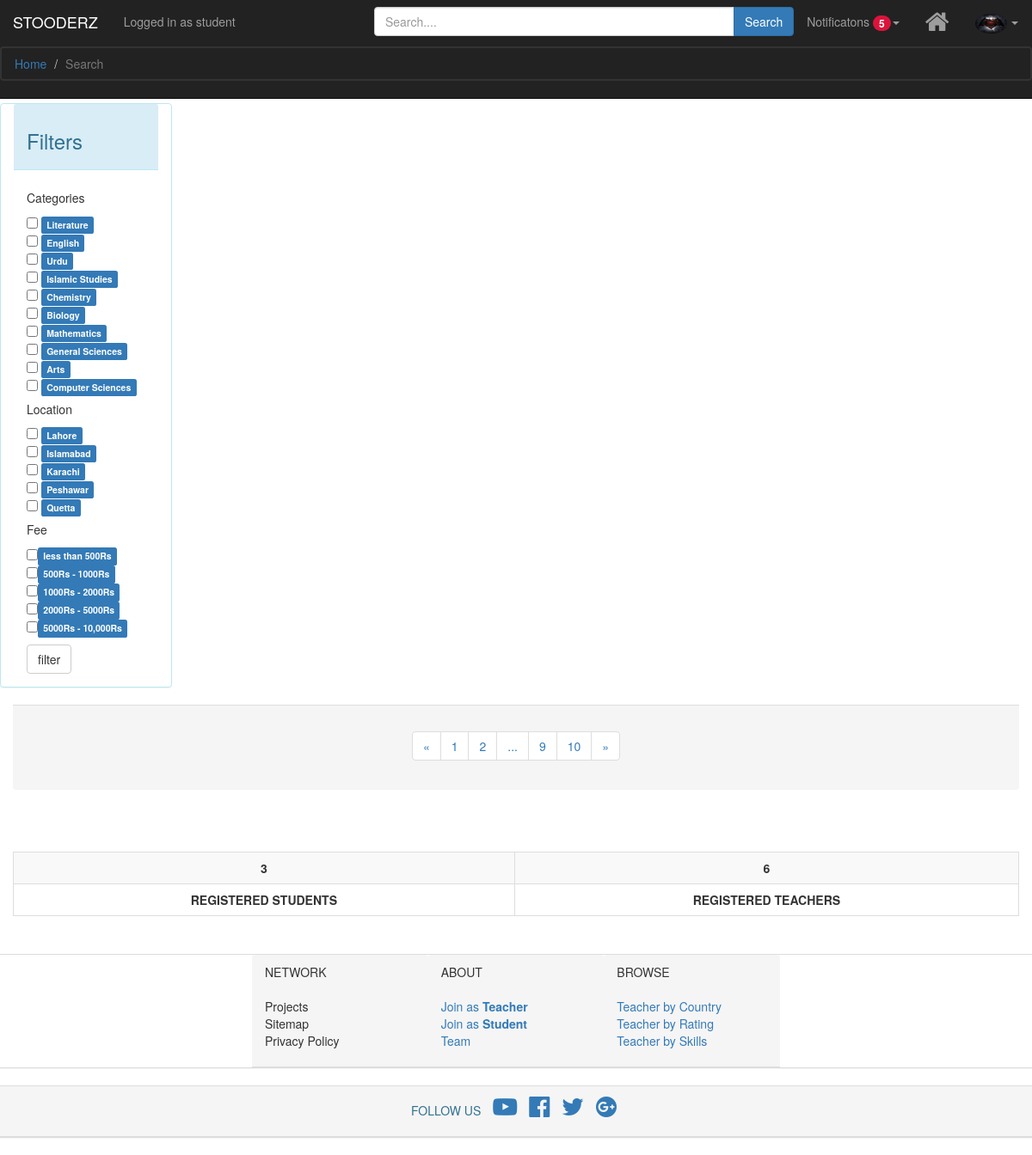
The page /Search.php (signed in) on the database its author committed.
### tables this page shows
CREATE TABLE IF NOT EXISTS `person` (
  `email` varchar(40) NOT NULL,
  `pwd` varchar(100) DEFAULT NULL,
  `fname` varchar(15) DEFAULT NULL,
  `lname` varchar(15) DEFAULT NULL,
  `city` varchar(20) DEFAULT NULL,
  `mobile_no` bigint(15) DEFAULT NULL,
  `facebook` varchar(50) DEFAULT NULL,
  `user_category` char(15) DEFAULT NULL,
  `account_status` char(15) NOT NULL DEFAULT 'inactive',
  PRIMARY KEY (`email`)
);

CREATE TABLE IF NOT EXISTS `category` (
  `categoryid` bigint(6) NOT NULL AUTO_INCREMENT,
  `category_title` varchar(40) DEFAULT NULL,
  PRIMARY KEY (`categoryid`)
);

CREATE TABLE IF NOT EXISTS `cities` (
  `id` int(6) unsigned NOT NULL,
  `city_name` varchar(50) NOT NULL,
  `country_name` varchar(50) NOT NULL
);

### utlities.php (called while the page is built)
<?php
function loggedIn(){
	if(isset($_SESSION['user']) and !empty($_SESSION['user'])){
		return true;
	}else{
		return false;
	}
}
 ?>

### Search.php (the view, shortened to what this page needs)
<!DOCTYPE html>
<html lang="en">
<head>
    <link rel="stylesheet" href="css/bootstrap/css/bootstrap.min.css">
    <link rel="stylesheet" href="css/font-awesome/css/font-awesome.min.css">
    <link rel="stylesheet" href="css/basic.css">
</head>
<body>
<?php
require 'connection.php';
include_once 'utlities.php';
if(loggedIn()){
     include 'navbar2.php';
}else{
	include 'navbar.php';
}
?>
    <div class="container-fluid " id="firstBump" style="margin-top:10%">
        <div class="row" id="mBody">
            <div class="col-md-2 panel panel-info hidden-xs hidden-md" id="lNav">
                <div class="panel-heading ">
                    <h3>Filters</h3>
                </div>
                <div class="panel-body">
                    <form>
                        <h5>Categories</h5>
                        <?php
                        $categoies = "SELECT `category_title` FROM `category`";
                        $cat_result = mysqli_query($connection,$categoies);
                        while($row = mysqli_fetch_assoc($cat_result)) {
                        ?>
                        <div>
                            <input type="checkbox" name = "category" value="<?php echo $row["category_title"]?>">
                            <label class="label label-primary">
                                <?php echo $row["category_title"]?>
                            </label>
                        </div>
                        <?php
                        }
                        ?>
                        <h5>Location</h5>
                        <?php
                        $categoies = "SELECT `city_name` FROM `cities`";
                        $cat_result = mysqli_query($connection,$categoies);
                        while($row = mysqli_fetch_assoc($cat_result)) {
                        ?>
                        <div>
                            <input type="checkbox" name="location" value="<?php echo $row["city_name"]?>">
                            <label class="label label-primary">
                                <?php echo $row["city_name"]?>
                            </label>
                        </div>
                        <?php
                        }
                        ?>
                        <h5>Fee</h5>
                        <div><input type="checkbox" value="1"><label class="label label-primary">less than 500Rs</label></div>
                        <div><input type="checkbox" value="2"><label class="label label-primary">500Rs - 1000Rs</label></div>
                        <div><input type="checkbox" value="3"><label class="label label-primary">1000Rs - 2000Rs</label></div>
                        <div><input type="checkbox" value="4"><label class="label label-primary">2000Rs - 5000Rs</label></div>
                        <div><input type="checkbox" value="5"><label class="label label-primary">5000Rs - 10,000Rs</label></div>
                        <div style="margin-top:10px;">
                        <input type="button" value="filter" class="btn btn-default">
                        </div>
                    </form>
                </div>
            </div>
                </div>
                <div class="panel-footer text-center">
                    <nav aria-label="Page navigation  ">
                        <ul class="pagination">
                            <li>
                                <a href="#" aria-label="Previous">
                                    <span aria-hidden="true">&laquo;</span>
                                </a>
                            </li>
                            <li><a href="#">1</a></li>
                            <li><a href="#">2</a></li>
                            <li><a href="#">...</a></li>
                            <li><a href="#">9</a></li>
                            <li><a href="#">10</a></li>
                            <li>
                                <a href="#" aria-label="Next">
                                    <span aria-hidden="true">&raquo;</span>
                                </a>
                            </li>
                        </ul>
                    </nav>
                </div>
            </div>
   <?php include 'footer.php' ?>
</body>
</html>

### navbar2.php (shortened to what this page needs)
<?php
    $userEmail=$_SESSION['user'];
    $sql="SELECT `user_category` FROM `person` WHERE `email`='$userEmail'";
    $result=mysqli_fetch_array(mysqli_query($connection,$sql),MYSQLI_BOTH)['user_category'];
 ?>
    <div class="container-fluid">
        <nav role="navigation" class="navbar navbar-fixed-top navbar-inverse ">
            <div class="navbar-header">
                <a href="Home.php" class="navbar-brand">STOODERZ</a>
                <?php if(isset($_SESSION['userCategory'])){ ?>
                <a href="" class="navbar-text" title="">Logged in as <?php echo $result ?></a>  <?php } ?>
            </div>
            <div id="navbarCollapse" class="collapse navbar-collapse">
                <ul class="nav navbar-nav navbar-right">
                    <li class="hidden-xs">
                        <form class="form-inline" id="formUp" method="POST" action="Search.php" style="padding-top:8px;">
                            <div class="input-group">
                                <input type="text" class="form-control" size="50" id="search" name="search" placeholder="Search...." required>
                                <div class="input-group-btn">
                                    <input type="submit" value="Search" class="btn btn-primary">
                                </div>
                            </div>
                        </form>
                    </li>
                    <li class="dropdown">
                        <a data-toggle="dropdown" class="dropdown-toggle" href="#">Notificatons <b class="badge red">5</b><b class="caret"></b></a>
                    </li>
                     <li class="dropdown">
                        <a class="fa fa-home" href="Home.php" style="font-size:30px;"></a>
                    </li>
                    <li class="dropdown">
                        <a data-toggle="dropdown" class="dropdown-toggle" href="#"><img src="<?php echo $_SESSION['imgPath'];  ?>" width="37px"  class="img-circle"> <b class="caret"></b></a>
                    </li>
                </ul>
            </div>
            <ol class="breadcrumb" style="background-color:#222;border:2px solid #333;color:#9d9d9d">
                   <li><a href="Home.php">Home</a></li>
  <li class="active">AboutUs</li>
</ol>
        </nav>
    </div>

### footer.php
<?php
require 'connection.php';
$sql="SELECT Count(`user_teacher`) as teacher_count FROM teacher";
$sql1="SELECT Count(`user_student`) as student_count FROM student";
$result=mysqli_fetch_array(mysqli_query($connection,$sql),MYSQLI_BOTH);
$result1=mysqli_fetch_array(mysqli_query($connection,$sql1),MYSQLI_BOTH);
 ?>
 <!DOCTYPE html>
 <html>
 <head>
 </head>
 <body>
 	<div class="container-fluid " style="margin: 6% 0 2% 0;">
        <div class="row hidden-xs">
            <div class="col-xs-12">
                    <table id="teacher_counter" class="table table-striped table-bordered text-center">
                        <tr>
                            <td><b><?php echo $result1['student_count']; ?></b></td>
                            <td><b><?php echo $result['teacher_count']; ?></b></td>
                        </tr>
                        <tr>
                            <td  title="Number of Registered Students"> <b>REGISTERED STUDENTS</b></td>
                            <td  title="Number of Registered Teachers"><b>REGISTERED TEACHERS</b></td>
                        </tr>
                    </table>
            </div>
        </div>
     </div>
        <div class="row  hidden-xs panel panel-default ">
            <div class="col-md-2 col-sm-2 col-md-offset-3 col-sm-offset-1 panel-heading">
                <dl>NETWORK</dl>
                <ul class="list-unstyled  ">
                    <li title="Future Updations">Projects</li>
                    <li title="Sitemap">Sitemap</li>
                    <li title="Read Our Privacy Policy">Privacy Policy</li>
                </ul>
            </div>
            <div class="col-md-2 col-sm-4 panel-heading">
                <dl>ABOUT</dl>
                <ul class="list-unstyled  ">
                    <li title="Fill a Form to be a Part of This Community"><a href="How Teacher.php">Join as <b>Teacher</b></a></li>
                    <li title="Fill a Form to be a Part of This Community"><a href="hitwstudent.php">Join as <b>Student</b></a></li>
                    <li title="Meet The Team Behind This Idea"><a href="AboutUs.php">Team</a></li>
                </ul>
            </div>
            <div class="col-md-2 col-sm-3 panel-heading">
                <dl>BROWSE</dl>
                <ul class="list-unstyled  ">
                    <li title="Search Teachers by Country/Area"><a >Teacher by Country</a></li>
                    <li title="Search Teachers by Rating"><a>Teacher by Rating</a></li>
                    <li title="Search Teachers by Skills/Qualification"><a >Teacher by Skills</a></li>
                </ul>
            </div>
        </div>
        <div class="row panel panel-default text-center">
            <div class="col-xs-12  col-sm-12  panel-heading">
                <ul class="list-unstyled list-inline ">
                    <li class="text-info">FOLLOW US</li>
                    <li title="Youtube">
                        <a href="http://www.youtube.com"><i class="fa fa-youtube-play fa-2x" aria-hidden="true"></i></a>
                    </li>
                    <li title="Facebook">
                        <a href="http://www.facebook.com"><i class="fa fa-facebook-official fa-2x" aria-hidden="true"></i></a>
                    </li>
                    <li title="Twitter">
                        <a href="http://www.twitter.com"><i class="fa fa-twitter fa-2x" aria-hidden="true"></i></a>
                    </li>
                    <li title="Gmail">
                        <a href="http://www.plus.google.com"><i class="fa fa-google-plus-official fa-2x" aria-hidden="true"></i></a>
                    </li>
                </ul>
            </div>
        </div>
 </body>
 </html>

### css/basic.css (style rules this page uses)
.red { background-color: crimson; }

### rows shown on the page
person: user_category "student"
category: category_title "Literature"
category: category_title "English"
category: category_title "Urdu"
category: category_title "Islamic Studies"
category: category_title "Chemistry"
category: category_title "Biology"
category: category_title "Mathematics"
category: category_title "General Sciences"
category: category_title "Arts"
category: category_title "Computer Sciences"
cities: city_name "Lahore"
cities: city_name "Islamabad"
cities: city_name "Karachi"
cities: city_name "Peshawar"
cities: city_name "Quetta"

### other values the page prints
$result1['student_count'] "3"
$result['teacher_count'] "6"
